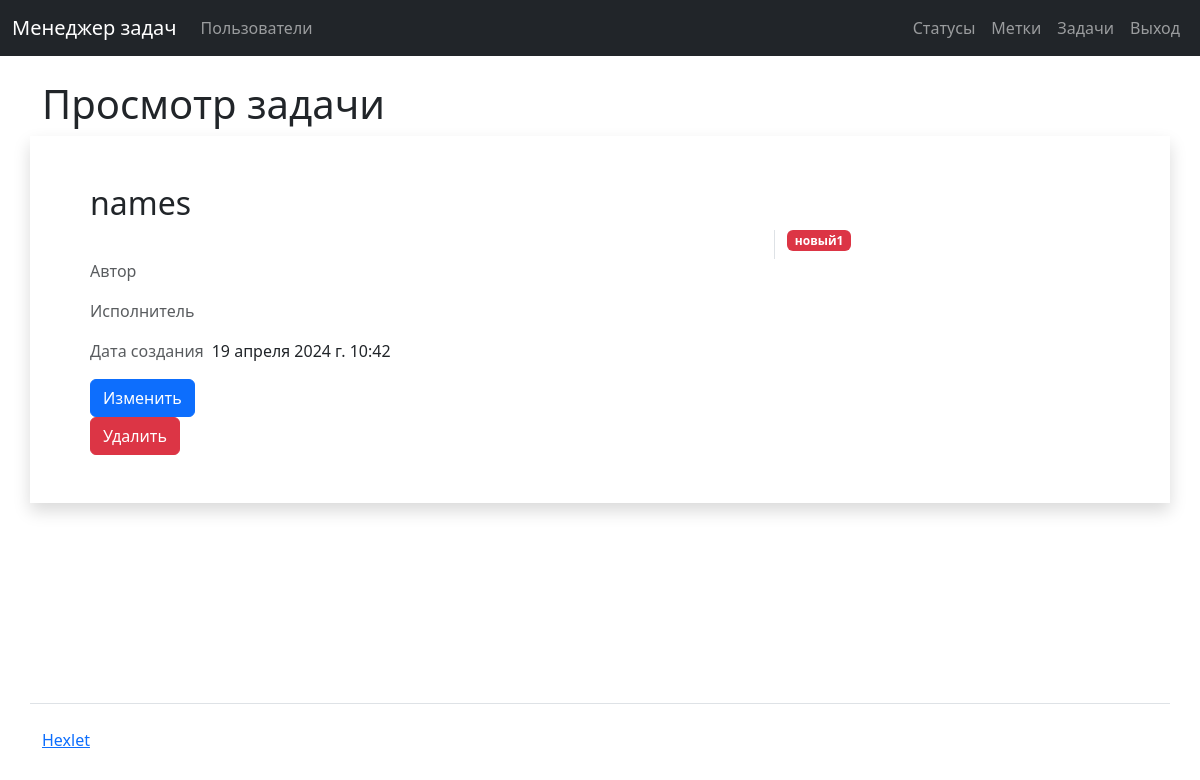
Before: /tasks/4/ (signed in) with the older database file.
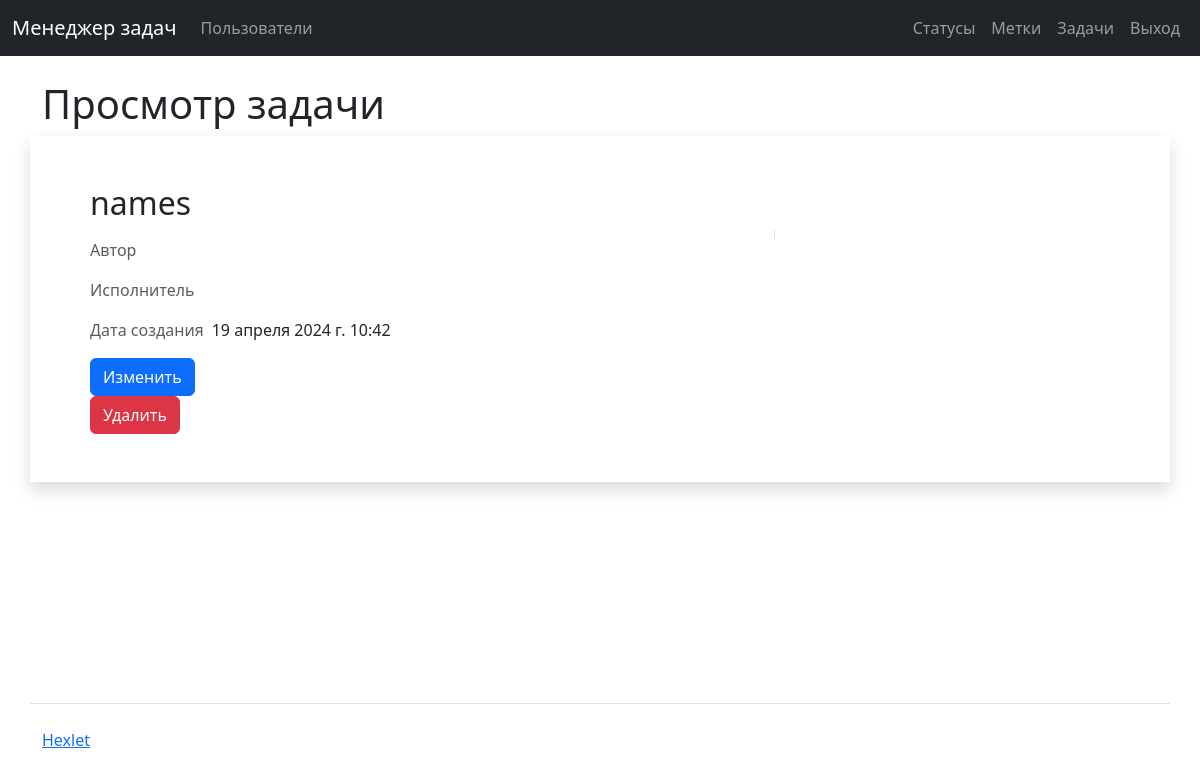
After: the same page with the newer database file.
### task_manager/tasks/models.py (models this page shows)
class Task(models.Model):
    name = models.CharField(max_length=150)
    description = models.TextField(blank=True)
    status = models.ForeignKey(Status, on_delete=models.SET_NULL, null=True)
    author = models.ForeignKey(User, on_delete=models.SET_NULL,
                               related_name='author', null=True)
    executor = models.ForeignKey(User, on_delete=models.SET_NULL, null=True,
                                 blank=True)
    labels = models.ManyToManyField(Label, blank=True)
    created_at = models.DateTimeField(auto_now_add=True)

### task_manager/statuses/models.py (models this page shows)
class Status(models.Model):
    name = models.CharField(max_length=100)
    created_at = models.DateTimeField(auto_now_add=True)

### task_manager/tasks/views.py (the view)
# urls.py: path('<int:pk>/', TaskFormView.as_view(), name='view_task'),
class TaskFormView(LoginRequiredMixin, View):
    def get(self, request, *args, **kwargs):
        task_id = kwargs.get('pk')
        task = Task.objects.get(id=task_id)
        labels = task.labels.all()
        return render(request, 'tasks/view.html',
                      {'task_id': task_id, 'task': task, 'labels': labels})

### task_manager/tasks/templates/tasks/view.html (shortened to what this page needs)
{% extends "application.html" %}
{% load i18n %}
{% block header %}
    <h1>{% translate 'view_task' %}</h1>
{% endblock %}
{% block content %}
    <div class="row shadow p-5">
        <h2>{{task.name}}</h2>
        <div class="col-md-8">
        </div>
    <div class="col-md-4 border-start">
        <div class="mb-2 ">
            <span class="badge me-1 bg-danger">{{task.status.name}}</span>
        </div>
    </div>
    <div class="d-flex mb-3">
        <span class="text-muted me-2">{% translate 'author' %}</span>
    </div>
    <div class="d-flex mb-3">
        <span class="text-muted me-2">{% translate 'executor' %}</span>
    </div>
    <div class="d-flex mb-3">
        <span class="text-muted me-2">{% translate 'created_at' %}</span>
        <span>{{task.created_at}}</span>
    </div>
    <div class="d-flex">
        <a class="btn btn-primary me-1" href="{% url 'tasks' %}{{ task.id }}/update/">{% translate 'edit_user_btn' %}</a>
    </div>
    <div class="d-flex">
        <a href="{% url 'tasks' %}{{ task.id }}/delete/" class='btn btn-danger'>{% translate 'remove' %}</a>
    </div>
    </div>
{% endblock %}

Changed rows visible on the page:
changed Task "names": status.name "новый1" → (not shown)
